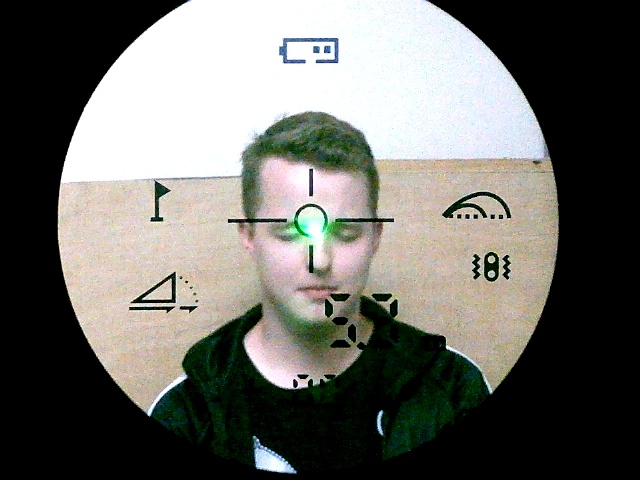
#> input picture Sniper/TargetPics/target20221061305.jpg, 640 x 480 px
$ python -i follow.py   (imports and definitions only)
#> lines starting #> are read from the running program, lines starting #| are printed output that depends on the picture; after the words box and inside, x2 and y2 are one past the last pixel; in counts of white or black regions, pixels touching at a corner belong together
import cv2
import numpy as np
import mediapipe as mp

bright = 100
contrast = 100

mpDraw = mp.solutions.drawing_utils
mpPose = mp.solutions.pose
# [1 line that did not run here, left out]

# [5 lines not run here, left out]

face_detector = cv2.CascadeClassifier(cv2.data.haarcascades + 'haarcascade_frontalface_default.xml')
eyes_detector = cv2.CascadeClassifier(cv2.data.haarcascades + 'haarcascade_eye.xml')

myColors = [['DARK GRAY', (55, 55, 55)],
            ['BLUE', (255, 0, 0)],
            ['GREEN', (0, 255, 0)],
            ['RED', (0, 0, 255)],
            ['BLACK', (0, 0, 0)],
            ['WHITE', (255, 255, 255)],
            ['DARK GREEN', (100, 130, 20)]]  # BGR

mySkin = [[myColors[4][0], 0, int((-0.5 * bright) + 105), int(bright * 1.1),
           16, int((-1.5 * bright) + 330), 255, myColors[4][1]]]  # BGR


# [35 lines left out: functions faces_and_eyes, aim_print, find_skin, not called in this run]


def get_contours(frames):
    contours, hierarchy = cv2.findContours(frames, cv2.RETR_EXTERNAL, cv2.CHAIN_APPROX_NONE)
    x, y, w, h = 0, 0, 0, 0
    for cnt in contours:
        area = cv2.contourArea(cnt)
        if area > 500:
            peri = cv2.arcLength(cnt, True)
            approx = cv2.approxPolyDP(cnt, 0.02 * peri, True)
            x, y, w, h = cv2.boundingRect(approx)
    return x + w // 2, y


# [14 lines left out: functions mouse_detection, math_behind, not called in this run]


# [33 lines not run here, left out]

>>> import cv2
>>> picture = cv2.imread('../../Sniper/TargetPics/target20221061305.jpg', cv2.IMREAD_GRAYSCALE)
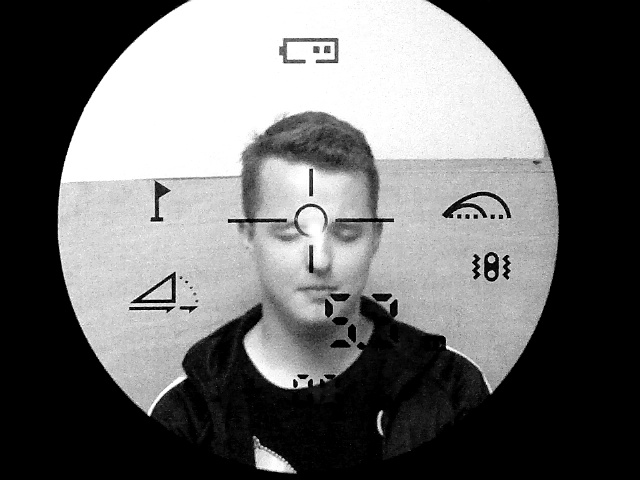
#> picture: shape (480, 640); min 0, max 255, mean 107.2
>>> result = get_contours(picture)
#> in get_contours, `contours, hierarchy = cv2.findContours(frames, cv2.RETR_EXTERNAL, cv2...`: contours = 196 contours, 195 with area under 20; largest, box (x1, y1, x2, y2) and area: (56, 0, 560, 480) 193344
#> the loop in get_contours, `for cnt in contours:` made 196 passes
#> (area, peri, x, y, w, h) on pass 195: (193344, 3815.8, 80, 0, 472, 455)
#> result = (316, 0)

$ run again, on Sniper/TargetPics/target2022106133435.jpg
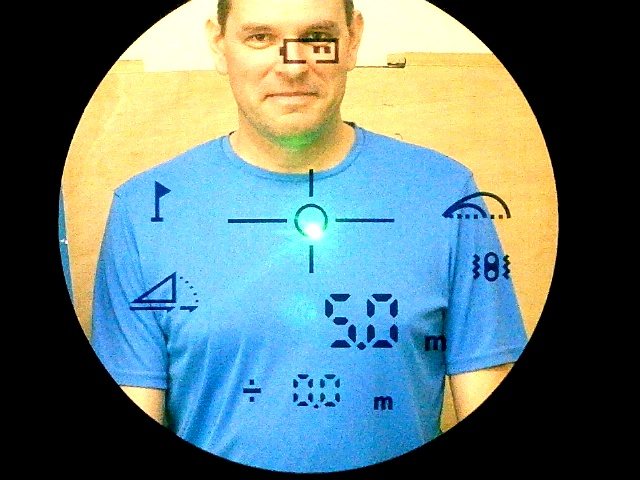
#> input picture Sniper/TargetPics/target2022106133435.jpg, 640 x 480 px
#> `picture = cv2.imread('../../Sniper/TargetPics/target20221061305.jpg', ..`:
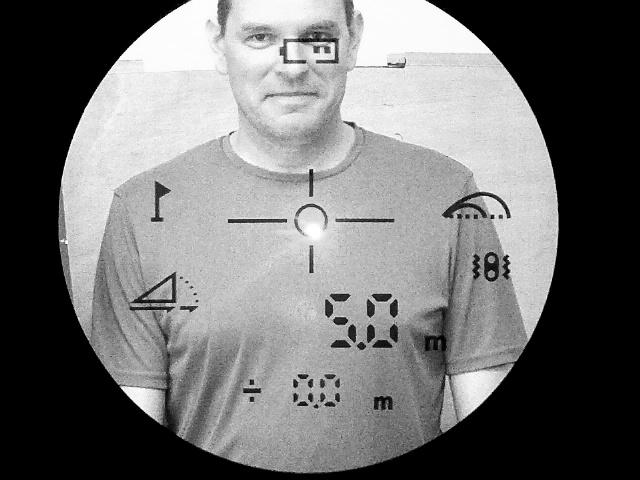
#> picture: shape (480, 640); min 0, max 255, mean 113.3
#> contours = 129 contours, 128 with area under 20; largest, box (x1, y1, x2, y2) and area: (56, 0, 560, 480) 195062
#> the loop in get_contours, `for cnt in contours:` made 129 passes
#> (area, peri, x, y, w, h) on pass 128: (195061.5, 3380.9, 56, 8, 504, 470)
#> result = (308, 8)
